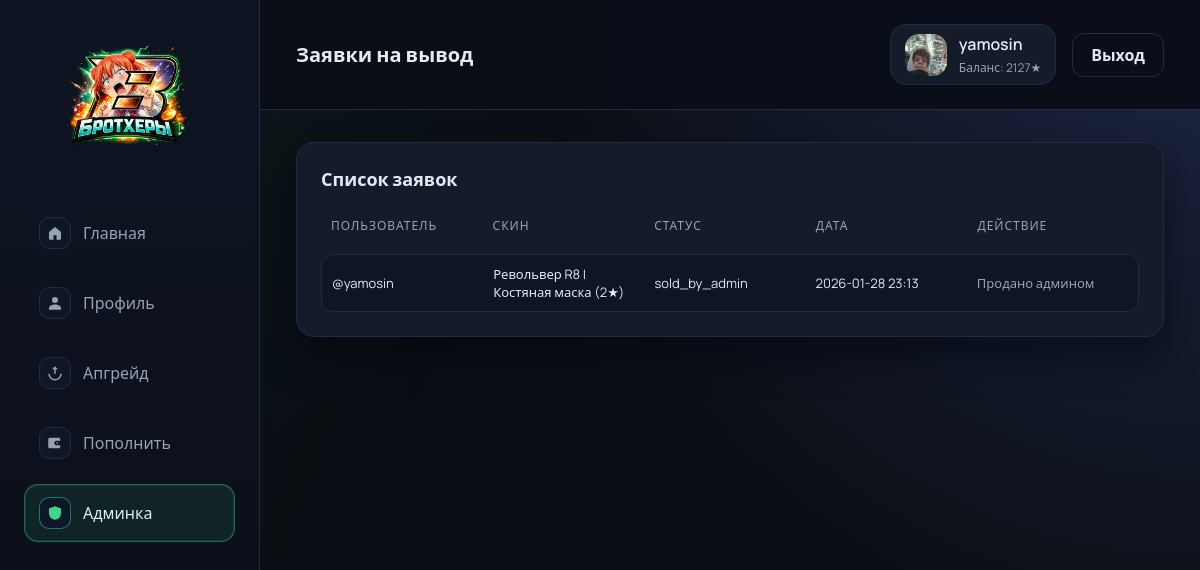
/admin/withdrawals (signed in), run on the app's committed database.
### app.py (models this page shows)
class User(db.Model, UserMixin):
    id = db.Column(db.Integer, primary_key=True)
    username = db.Column(db.String(80), unique=True, nullable=False)
    password_hash = db.Column(db.String(255), nullable=False)
    balance = db.Column(db.Integer, default=0)
    avatar_path = db.Column(db.String(255), default="")
    is_admin = db.Column(db.Boolean, default=False)
    created_at = db.Column(db.DateTime, default=utcnow)

class WithdrawalRequest(db.Model):
    id = db.Column(db.Integer, primary_key=True)
    inventory_item_id = db.Column(
        db.Integer, db.ForeignKey("inventory_item.id"), nullable=False
    )
    user_id = db.Column(db.Integer, db.ForeignKey("user.id"), nullable=False)
    status = db.Column(db.String(32), default="requested", nullable=False)
    created_at = db.Column(db.DateTime, default=utcnow)
    updated_at = db.Column(db.DateTime, default=utcnow, onupdate=utcnow)

class Skin(db.Model):
    id = db.Column(db.Integer, primary_key=True)
    name = db.Column(db.String(120), nullable=False)
    quality = db.Column(db.String(80), nullable=False)
    rarity = db.Column(db.String(80), nullable=False)
    image_url = db.Column(db.String(255), nullable=False)
    price = db.Column(db.Integer, nullable=False)
    count = db.Column(db.Integer, nullable=False, default=0)

class InventoryItem(db.Model):
    id = db.Column(db.Integer, primary_key=True)
    user_id = db.Column(db.Integer, db.ForeignKey("user.id"), nullable=False)
    skin_id = db.Column(db.Integer, db.ForeignKey("skin.id"), nullable=False)
    status = db.Column(
        db.String(32),
        default="owned",
        nullable=False,
    )
    created_at = db.Column(db.DateTime, default=utcnow)
    updated_at = db.Column(db.DateTime, default=utcnow, onupdate=utcnow)
    price_snapshot = db.Column(db.Integer, nullable=False)

### app.py (the view)
    @login_required
    def wrapper(*args, **kwargs):
        if not current_user.is_admin:
            flash("Доступ только для администратора.", "error")
            return redirect(url_for("index"))
        return view_func(*args, **kwargs)

### app.py (called while the page is built, shortened)
@login_manager.user_loader
def load_user(user_id):
    return db.session.get(User, int(user_id))

def admin_required(view_func):
    @login_required
    def wrapper(*args, **kwargs):
        if not current_user.is_admin:
            flash("Доступ только для администратора.", "error")
            return redirect(url_for("index"))
        return view_func(*args, **kwargs)
    wrapper.__name__ = view_func.__name__
    return wrapper

@app.context_processor
def inject_globals():
    return {
        "case_price": CASE_PRICE,
        "rarities": RARITIES,
    }

@app.route("/admin/withdrawals", methods=["GET", "POST"])
@admin_required
def admin_withdrawals():
    withdrawals = (
        db.session.query(WithdrawalRequest, User, InventoryItem, Skin)
        .join(User, WithdrawalRequest.user_id == User.id)
        .join(InventoryItem, WithdrawalRequest.inventory_item_id == InventoryItem.id)
        .join(Skin, InventoryItem.skin_id == Skin.id)
        .order_by(WithdrawalRequest.created_at.desc())
        .all()
    )
    return render_template("admin/withdrawals.html", withdrawals=withdrawals)

### templates/admin/withdrawals.html (shortened to what this page needs)
{% extends "base.html" %}
{% block header %}Заявки на вывод{% endblock %}
{% block content %}
  <section class="panel">
    <div class="panel-header">
      <h2>Список заявок</h2>
    </div>
    <div class="table">
      <div class="table-row table-head">
        <div>Пользователь</div>
        <div>Скин</div>
        <div>Статус</div>
        <div>Дата</div>
        <div>Действие</div>
      </div>
      {% for withdrawal, user, item, skin in withdrawals %}
        <div class="table-row">
          <div>@{{ user.username }}</div>
          <div>{{ skin.name }} ({{ item.price_snapshot }}★)</div>
          <div>{{ withdrawal.status }}</div>
          <div>{{ withdrawal.created_at.strftime("%Y-%m-%d %H:%M") }}</div>
          <div>
            {% if withdrawal.status == 'requested' %}
              <form method="post">
                <input type="hidden" name="request_id" value="{{ withdrawal.id }}" />
                <button class="btn ghost" type="submit">Отметить как выведен</button>
              </form>
              <form method="post" action="{{ url_for('admin_withdrawals_sell', request_id=withdrawal.id) }}">
                <button class="btn danger" type="submit">Продать</button>
              </form>
            {% elif withdrawal.status == 'sold_by_admin' %}
              <span class="muted">Продано админом</span>
            {% else %}
              <span class="muted">Завершено</span>
            {% endif %}
          </div>
        </div>
      {% else %}
        <div class="empty">Заявок нет.</div>
      {% endfor %}
    </div>
  </section>
{% endblock %}

### templates/base.html (shortened to what this page needs)
<!doctype html>
<html lang="ru">
  <head>
    <link rel="stylesheet" href="{{ url_for('static', filename='css/style.css') }}" />
  </head>
  <body>
    {% set path = request.path %}
    <div class="layout">
      <aside class="sidebar">
        <div class="brand">
  <a href="{{ url_for('index') }}" class="brand-logo">
    <img src="{{ url_for('static', filename='img/logo.png') }}" alt="logo" />
  </a>
</div>
        <nav class="menu">
          <a
            class="menu-item {% if path == '/' %}active{% endif %}"
            href="{{ url_for('index') }}"
            aria-current="{% if path == '/' %}page{% endif %}"
          >
            <span class="menu-icon">
              <svg viewBox="0 0 24 24" aria-hidden="true">
                <path
                  d="M4 10.5L12 4l8 6.5V20a1 1 0 0 1-1 1h-5v-6h-4v6H5a1 1 0 0 1-1-1z"
                />
              </svg>
            </span>
            <span class="menu-label">Главная</span>
          </a>
          {% if current_user.is_authenticated %}
            <a
              class="menu-item {% if path.startswith('/profile') %}active{% endif %}"
              href="{{ url_for('profile') }}"
              aria-current="{% if path.startswith('/profile') %}page{% endif %}"
            >
              <span class="menu-icon">
                <svg viewBox="0 0 24 24" aria-hidden="true">
                  <path
                    d="M12 12a4 4 0 1 0-4-4 4 4 0 0 0 4 4zm0 2c-4.4 0-8 2.2-8 5v2h16v-2c0-2.8-3.6-5-8-5z"
                  />
                </svg>
              </span>
              <span class="menu-label">Профиль</span>
            </a>
            <a
              class="menu-item {% if path.startswith('/upgrade') %}active{% endif %}"
              href="{{ url_for('upgrade') }}"
              aria-current="{% if path.startswith('/upgrade') %}page{% endif %}"
            >
              <span class="menu-icon">
                <svg viewBox="0 0 24 24" aria-hidden="true">
                  <path d="M12 3l4 4h-3v6h-2V7H8z" />
                  <path d="M5 13a7 7 0 0 0 14 0h2a9 9 0 0 1-18 0z" />
                </svg>
              </span>
              <span class="menu-label">Апгрейд</span>
            </a>
            <a
              class="menu-item {% if path.startswith('/topup') %}active{% endif %}"
              href="{{ url_for('topup') }}"
              aria-current="{% if path.startswith('/topup') %}page{% endif %}"
            >
              <span class="menu-icon">
                <svg viewBox="0 0 24 24" aria-hidden="true">
                  <path d="M3 7a2 2 0 0 1 2-2h12a2 2 0 0 1 2 2v2h-5a3 3 0 0 0 0 6h5v2a2 2 0 0 1-2 2H5a2 2 0 0 1-2-2z" />
                  <path d="M16 12a1 1 0 1 0 0 .01z" />
                </svg>
              </span>
              <span class="menu-label">Пополнить</span>
            </a>
          {% endif %}
          {% if current_user.is_authenticated and current_user.is_admin %}
            <a
              class="menu-item {% if path.startswith('/admin') %}active{% endif %}"
              href="{{ url_for('admin_dashboard') }}"
              aria-current="{% if path.startswith('/admin') %}page{% endif %}"
            >
              <span class="menu-icon">
                <svg viewBox="0 0 24 24" aria-hidden="true">
                  <path d="M12 3l8 3v6c0 5-3.5 8.5-8 9-4.5-.5-8-4-8-9V6z" />
                </svg>
              </span>
              <span class="menu-label">Админка</span>
            </a>
          {% endif %}
        </nav>
      </aside>
      <div class="main">
        <header class="topbar">
          <div class="topbar-title">{% block header %}Кейсы{% endblock %}</div>
          <div class="topbar-user">
            {% if current_user.is_authenticated %}
              <div class="user-chip">
                <img
                  class="user-avatar"
                  src="{% if current_user.avatar_path %}{{ url_for('static', filename=current_user.avatar_path) }}{% else %}{{ url_for('static', filename='img/default-avatar.svg') }}{% endif %}"
                  alt="avatar"
                />
                <div class="user-info">
                  <div class="user-name">{{ current_user.username }}</div>
                  <div class="user-balance">Баланс: {{ current_user.balance }}★</div>
                </div>
              </div>
              <a class="btn ghost" href="{{ url_for('logout') }}">Выход</a>
            {% else %}
              <div class="user-guest">Гость</div>
            {% endif %}
          </div>
        </header>
        <main class="content">
          {% block content %}{% endblock %}
        </main>
      </div>
    </div>
  </body>
</html>

### static/css/style.css (style rules this page uses)
:root { color-scheme: dark; --bg: #0b0f15; --bg-secondary: #121826; --panel: #141b2b; --panel-strong: #182134; --text: #e6e9f2; --muted: #98a2b3; --accent: #3dd68c; --accent-strong: #31b67a; --danger: #ff5f5f; --line: #232c3d; --shadow: 0 18px 36px rgba(3, 7, 18, 0.6); --radius: 18px; --sidebar-width: 260px; --sidebar-collapsed: 88px; --roulette-item-width: 170px; --roulette-item-height: 200px; --roulette-gap: 14px; --rarity-common: #6c7a89; --rarity-industrial: #4f83cc; --rarity-military: #5e6df3; --rarity-restricted: #b75cf0; --rarity-classified: #f06bdc; --rarity-covert: #f2b84b; font-family: "Manrope", "Segoe UI", sans-serif; }
* { box-sizing: border-box; }
body { margin: 0; background: radial-gradient(circle at top right, #1d2544 0%, #0b0f15 45%, #090c12 100%); color: var(--text); min-height: 100vh; overflow-x: hidden; }
body::before { content: ""; position: fixed; inset: 0; background: linear-gradient(120deg, rgba(61, 214, 140, 0.07), transparent 40%); pointer-events: none; z-index: 0; }
a { color: inherit; text-decoration: none; }
.layout { min-height: 100vh; }
.sidebar { width: var(--sidebar-width); padding: 32px 24px; background: linear-gradient(180deg, #0f1423 0%, #0a0e17 100%); border-right: 1px solid var(--line); display: flex; flex-direction: column; gap: 32px; position: fixed; top: 0; bottom: 0; left: 0; z-index: 30; overflow-y: auto; }
.brand { display: flex; flex-direction: column; gap: 6px; letter-spacing: 0.16em; text-transform: uppercase; }
.brand-logo { display:flex; justify-content:center; align-items:center; width: 100%; }
.brand-logo img { display:block; width: 140px; height: auto; }
.menu { display: flex; flex-direction: column; gap: 12px; }
.menu-item { padding: 12px 14px; background: transparent; border: 1px solid transparent; border-radius: 14px; color: var(--muted); display: flex; align-items: center; gap: 12px; transition: all 0.2s ease; }
.menu-icon { width: 32px; height: 32px; border-radius: 10px; background: #0f1627; border: 1px solid var(--line); display: grid; place-items: center; }
.menu-icon svg { width: 18px; height: 18px; fill: currentColor; }
.menu-item.active { border-color: rgba(61, 214, 140, 0.4); color: var(--text); background: rgba(61, 214, 140, 0.1); box-shadow: 0 0 0 1px rgba(61, 214, 140, 0.12) inset; }
.menu-item.active .menu-icon { border-color: rgba(61, 214, 140, 0.5); color: var(--accent); }
.main { margin-left: var(--sidebar-width); min-height: 100vh; display: flex; flex-direction: column; position: relative; z-index: 1; }
.topbar { display: flex; justify-content: space-between; align-items: center; padding: 24px 36px; border-bottom: 1px solid var(--line); background: rgba(10, 14, 23, 0.92); backdrop-filter: blur(10px); position: sticky; top: 0; z-index: 20; }
.topbar-title { font-size: 20px; font-weight: 600; }
.topbar-user { display: flex; align-items: center; gap: 16px; }
.user-chip { display: flex; align-items: center; gap: 12px; padding: 8px 14px; background: var(--panel); border-radius: 16px; border: 1px solid var(--line); }
.user-avatar { width: 42px; height: 42px; border-radius: 14px; object-fit: cover; }
.user-info { display: flex; flex-direction: column; gap: 4px; }
.user-name { font-weight: 600; }
.user-balance { font-size: 12px; color: var(--muted); }
.content { padding: 32px 36px 60px; }
.btn { border: none; border-radius: 12px; padding: 10px 18px; cursor: pointer; font-weight: 600; transition: all 0.2s ease; display: inline-flex; align-items: center; justify-content: center; gap: 8px; }
.btn.ghost { background: transparent; border: 1px solid var(--line); color: var(--text); }
.panel { background: var(--panel); border-radius: var(--radius); padding: 24px; border: 1px solid var(--line); box-shadow: var(--shadow); }
.panel-header { margin-bottom: 16px; }
.panel-header h2 { margin: 0; font-size: 18px; }
.table { display: grid; gap: 10px; }
.table-row { display: grid; grid-template-columns: repeat(auto-fit, minmax(120px, 1fr)); gap: 10px; align-items: center; background: #0f1524; padding: 10px; border-radius: 12px; border: 1px solid var(--line); font-size: 13px; }
.table-head { background: transparent; border: none; color: var(--muted); font-size: 12px; text-transform: uppercase; letter-spacing: 0.08em; }
.muted { color: var(--muted); }

### data on the page
User: avatar_path (picture), username "yamosin", balance "2127"
WithdrawalRequest: username "yamosin", name "Револьвер R8 | Костяная маска", price_snapshot "2", status "sold_by_admin", created_at "2026-01-28 23:13", shows "Продано админом"
